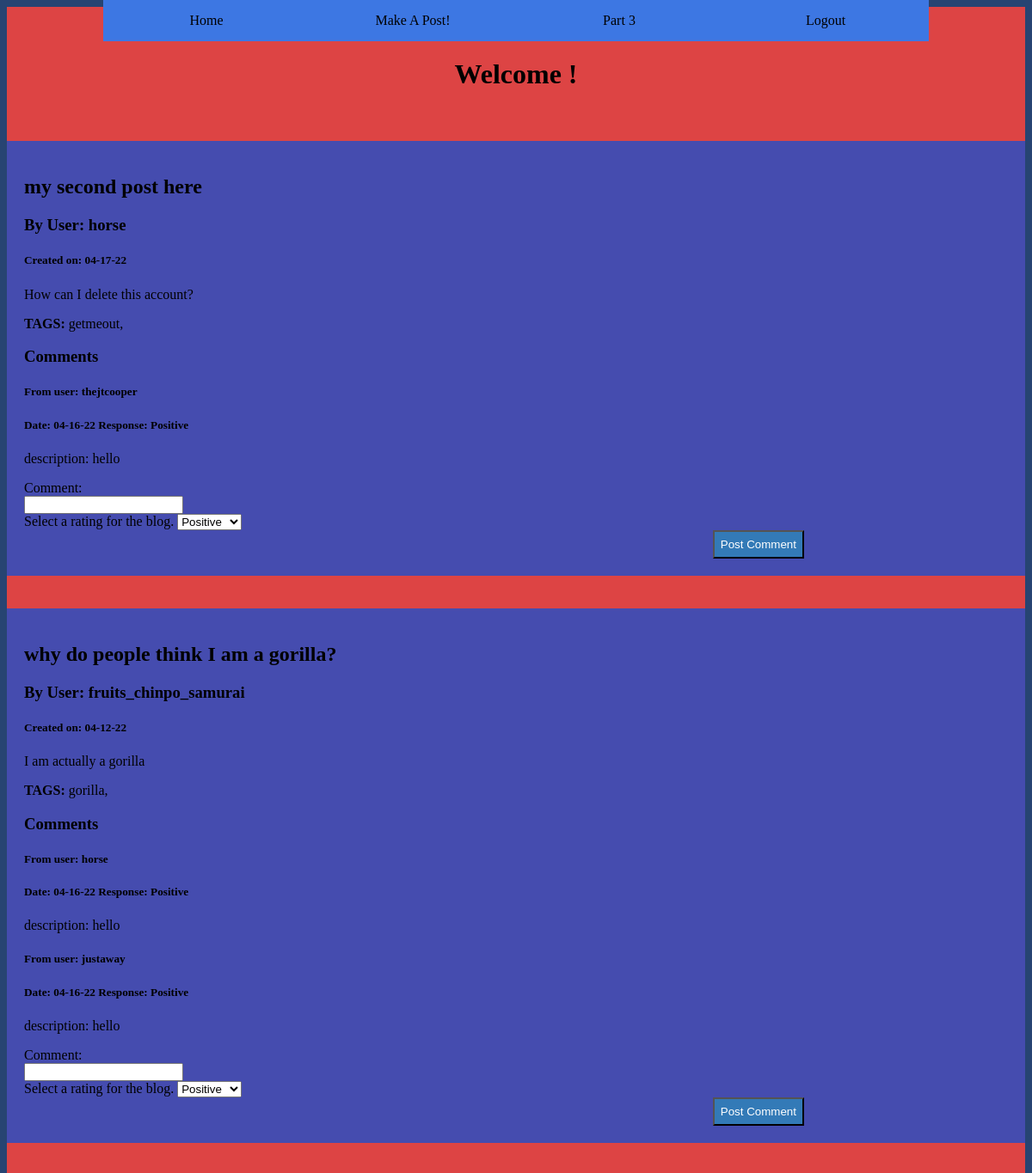
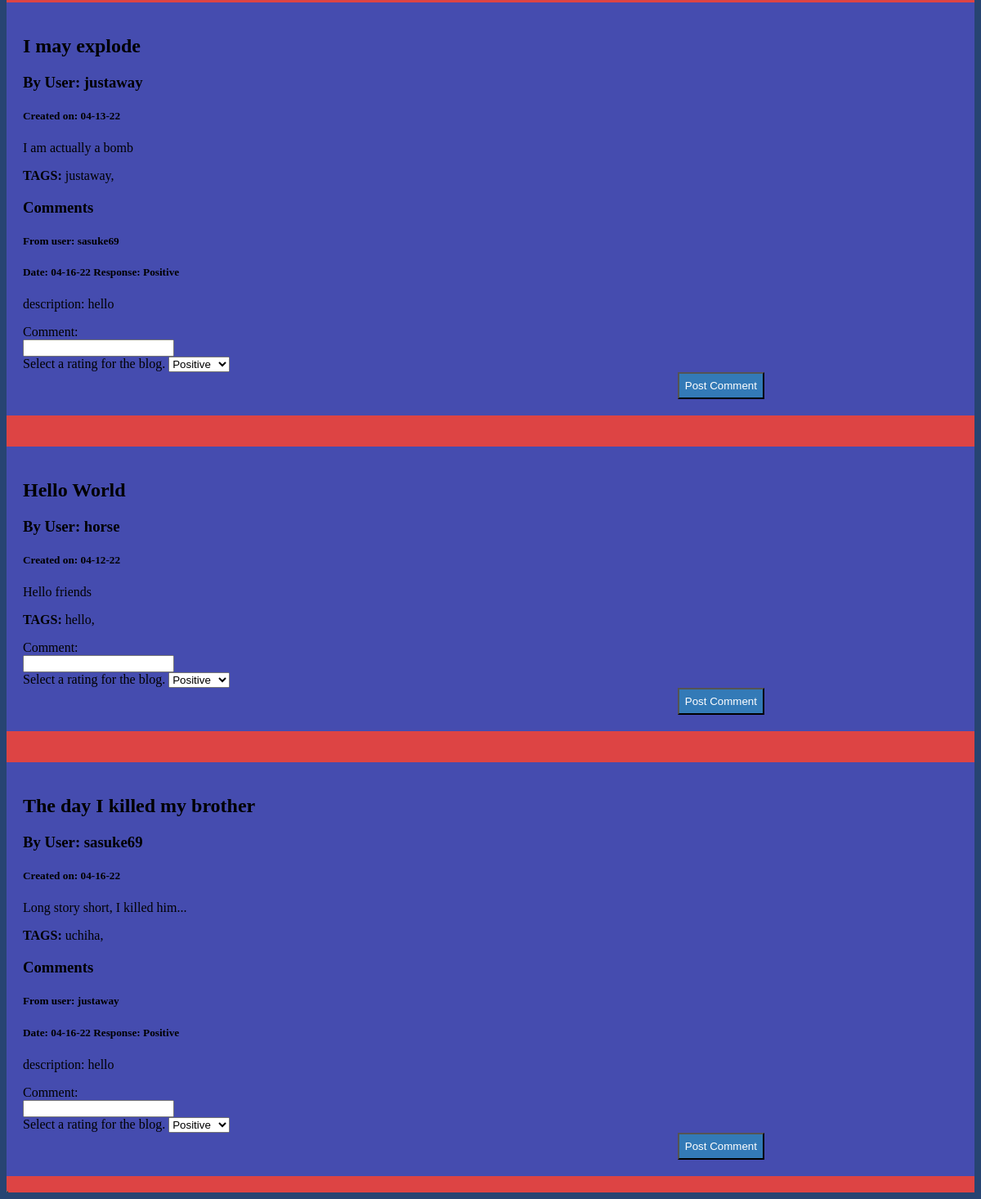
The page /loggedin.php on the database its author committed (2 pictures, top to bottom).
### tables this page shows
CREATE TABLE `blog` (
  `blogID` int NOT NULL AUTO_INCREMENT,
  `username` varchar(45) NOT NULL,
  `subject` varchar(125) NOT NULL,
  `description` varchar(250) NOT NULL,
  `p_date` varchar(45) NOT NULL,
  PRIMARY KEY (`blogID`),
  UNIQUE KEY `blogID_UNIQUE` (`blogID`),
  KEY `username_idx` (`username`),
  CONSTRAINT `blog_username` FOREIGN KEY (`username`) REFERENCES `user` (`username`) ON DELETE CASCADE ON UPDATE CASCADE
);

CREATE TABLE `tag` (
  `blogID` int NOT NULL,
  `tag` varchar(45) NOT NULL,
  KEY `tag_blogID_idx` (`blogID`),
  CONSTRAINT `tag_blogID` FOREIGN KEY (`blogID`) REFERENCES `blog` (`blogID`) ON DELETE CASCADE ON UPDATE CASCADE
);

CREATE TABLE `comment` (
  `commentID` int NOT NULL AUTO_INCREMENT,
  `username` varchar(45) NOT NULL,
  `description` varchar(250) NOT NULL,
  `sentiment` varchar(45) NOT NULL,
  `c_date` varchar(45) NOT NULL,
  `blogID` int NOT NULL,
  PRIMARY KEY (`commentID`),
  UNIQUE KEY `commentID_UNIQUE` (`commentID`),
  KEY `user_username_idx` (`username`),
  KEY `comment_blogID_idx` (`blogID`),
  CONSTRAINT `comment_blogID` FOREIGN KEY (`blogID`) REFERENCES `blog` (`blogID`),
  CONSTRAINT `comment_username` FOREIGN KEY (`username`) REFERENCES `user` (`username`) ON DELETE CASCADE ON UPDATE CASCADE
);

### loggedin.php (the view, shortened to what this page needs)
<html>
    <head>
        <link rel = "stylesheet" type = "text/css" href = "style.css">
        <nav class="display">
            <a href="loggedin.php" class="navhead">Home</a>
            <a href="newPost.php" class="navhead">Make A Post!</a>
            <a href="functions.php" class="navhead">Part 3</a>
            <a href="index.php" class="navhead">Logout</a>
        </nav>
    </head>
    <body>
    <h1 style="padding-top:60px;padding-bottom:0;"><center>Welcome <?php
        ?>! </center></h1>
    <?php
        $host = "127.0.0.1:3308";
        $user = "user";
        $password = "pass";
        $db_name = "comp440project";
        $con = mysqli_connect($host, $user, $password, $db_name);
        $sql="SELECT * FROM blog ORDER BY blogID DESC";
        $result = mysqli_query($con, $sql);
        echo "<br>";
        echo "<table border='1'>";
        while ($row = mysqli_fetch_assoc($result)) {
            $sqltag="SELECT * FROM tag WHERE ".$row['blogID']." = blogID";
            $tagresult=mysqli_query($con,$sqltag);
            $sqlcomm="SELECT * FROM comment WHERE ".$row['blogID']."= blogID";
            $commresult=mysqli_query($con,$sqlcomm);
            if($commresult)
                $totalcom=mysqli_num_rows($commresult);
            else
                $totalcom=0;
           echo("<div class='card'>");
           echo("<h2>".$row['subject']."</h2>
                <h3>By User: ".$row['username']."</h3>
                <h5>Created on: ".$row['p_date']."</h5>
                <p>".$row['description']."</p><p><b>TAGS: </b>");
            while($tagrow=mysqli_fetch_assoc($tagresult)){
                echo($tagrow['tag'].",");
            }
            if($totalcom>=1){
            echo("<h3>Comments</h3>");
            while($comrow=mysqli_fetch_assoc($commresult)){
                echo("<div><h5>From user: ".$comrow['username']."</h5>
                <h5>Date: ".$comrow['c_date']."     Response: ".$comrow['sentiment']."</h5>
                <p>description: ".$comrow['description']."</p>
                </div>");
            }
        }
           echo("</p><form action=comment.php method = 'POST'>
                    <label for='comment'>Comment:</label><br>
                    <input type='text'  name='comments' ><br>
                    <label for='Rating'>Select a rating for the blog.</label>
                        <select  name='rating'>
                            <option value='Positive'>Positive</option>
                            <option value='Negative'>Negative</option>
                        </select>
                        <input type='hidden'  name='blogId' value=".$row['blogID']."/>
                    <input type =  'submit' id = 'btn' name= 'create' value = 'Post Comment' />
                </form>");
            echo "</div><br>";
        }
    ?>
    </body>
</html>

### style.css (style rules this page uses)
html { background: #274472; margin: 0; padding:0; box-sizing:border-box; }
* { box-sizing: border-box; }
.navhead { background: #3D77E3; color: #000000; text-decoration: none; }
body { background: rgb(221, 68, 68); }
#btn { color: #fff; background: #337ab7; padding: 7px; margin-left: 70%; }
.display { text-align: center; font-family: "Roboto mono", serif; overflow: hidden; position: fixed; font-size: 0; top:0; left:0; width:100%; }
.display a { padding: 15px; display: inline-block; width: 20%; font-size: 16px; }
.card { background-color: rgb(69, 76, 175); padding: 20px; margin-top: 20px; }

### rows shown on the page
blog: subject "my second post here", username "horse", p_date "04-17-22", description "How can I delete this account?"
tag: tag "getmeout"
comment: username "thejtcooper", c_date "04-16-22", sentiment "Positive", description "hello"
blog: subject "why do people think I am a gorilla?", username "fruits_chinpo_samurai", p_date "04-12-22", description "I am actually a gorilla"
tag: tag "gorilla"
comment: username "horse", c_date "04-16-22", sentiment "Positive", description "hello"
comment: username "justaway", c_date "04-16-22", sentiment "Positive", description "hello"
blog: subject "I may explode", username "justaway", p_date "04-13-22", description "I am actually a bomb"
tag: tag "justaway"
comment: username "sasuke69", c_date "04-16-22", sentiment "Positive", description "hello"
blog: subject "Hello World", username "horse", p_date "04-12-22", description "Hello friends"
tag: tag "hello"
blog: subject "The day I killed my brother", username "sasuke69", p_date "04-16-22", description "Long story short, I killed him..."
tag: tag "uchiha"
comment: username "justaway", c_date "04-16-22", sentiment "Positive", description "hello"
